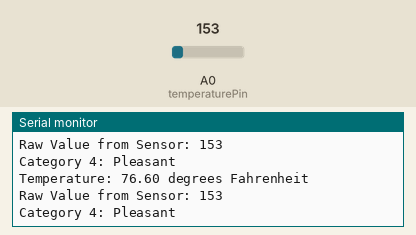
This sketch was run on a simulated Arduino Uno, built with avr-gcc and run on an emulated ATmega328P. Parts: the last lines printed to the serial monitor. Inputs (shaded band) come from the test bench; at power-on: A0 (temperaturePin) = 153.

Above: at 1.8 s.
1.9 s: A0 (temperaturePin) set to 165
At 2.9 s:
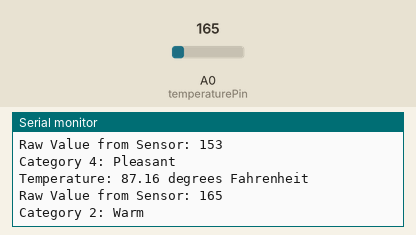
4.6 s: A0 (temperaturePin) set to 169
At 5.6 s:
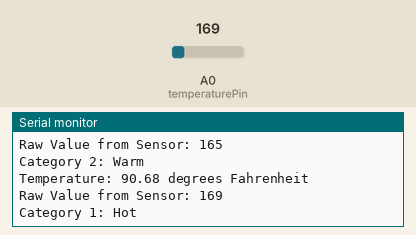
10.7 s: A0 (temperaturePin) set to 133
At 12.1 s:
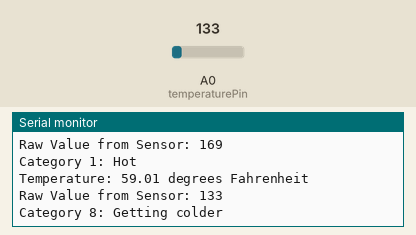
13.8 s: A0 (temperaturePin) set to 128
At 15.2 s:
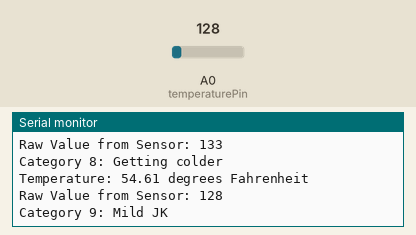
Timing chart, 0 to 16.8 s (numbered marks = the images above; inputs shaded):
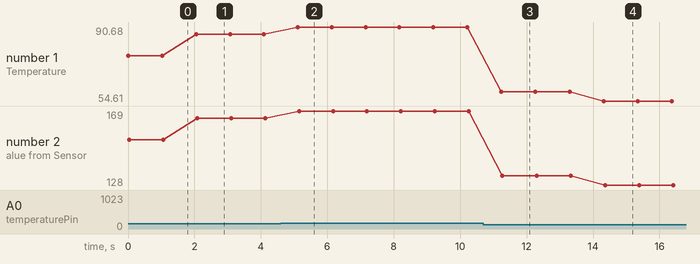

Measured:
- the behaviour switches between 168 and 169 on A0 (temperaturePin) (found by bisection; images 1 and 2)
- the behaviour switches between 129 and 128 on A0 (temperaturePin) (found by bisection; images 3 and 4)
- after the input at 1.9 s, the serial monitor: prints a new line after 0.15 s (image 1)
- after the input at 4.6 s, the serial monitor: prints a new line after 0.51 s (image 2)
- after the input at 10.7 s, the serial monitor: prints a new line after 0.53 s (image 3)
- after the input at 13.8 s, the serial monitor: prints a new line after 0.53 s (image 4)
- plotted number 1: 76.6 → 87.16 after the input at 1.9 s, 87.16 → 90.68 after the input at 4.6 s, 90.68 → 59.01 after the input at 10.7 s, 59.01 → 54.61 after the input at 13.8 s
- plotted number 2: 153 → 165 after the input at 1.9 s, 165 → 169 after the input at 4.6 s, 169 → 133 after the input at 10.7 s, 133 → 128 after the input at 13.8 s

The sketch:

temperature_testing.ino
```cpp
const int temperaturePin = A0;  // Analog pin where the TMP36 is connected

void setup() {
  Serial.begin(9600);
}

void loop() {
  // Read the analog value from the temperature sensor
  int sensorValue = analogRead(temperaturePin);

  // Convert the analog value to voltage
  float voltage = sensorValue * (5.0 / 1023.0);

  // Convert the voltage to temperature in degrees Celsius
  float temperatureCelsius = (voltage - 0.5) * 100.0;

  // Convert Celsius to Fahrenheit
  float temperatureFahrenheit = (temperatureCelsius * 9.0 / 5.0) + 32.0;

  // Print the temperature in both Celsius and Fahrenheit to the Serial Monitor
  Serial.print("Temperature: ");
//  Serial.print(temperatureCelsius);
//  Serial.print(" degrees Celsius | ");
  Serial.print(temperatureFahrenheit);
  Serial.println(" degrees Fahrenheit");
  Serial.print("Raw Value from Sensor: ");
  Serial.println(sensorValue);

  // Categorize temperature into different ranges
  int temperatureCategory = -1;  // Default category for out-of-range values

  if (temperatureFahrenheit >= 95) {
    temperatureCategory = 0;
  } else {
    for (int i = 1; i <= 15; ++i) {
      float upperBound = 95 - (i - 1) * 5;
      float lowerBound = upperBound - 5;
      if (temperatureFahrenheit <= upperBound && temperatureFahrenheit >= lowerBound) {
        temperatureCategory = i;
        break;
      }
    }
  }

  // Print the temperature category
  //Serial.print("Temperature Category: ");
 // Serial.println(temperatureCategory);

  // Use the temperature category in your switch statement
  switch (temperatureCategory) {
    case 0:
      Serial.println("Category 0: Very Hot");
      break;
    case 1:
      Serial.println("Category 1: Hot");
      break;
    case 2:
      Serial.println("Category 2: Warm");
      break;
    case 3:
      Serial.println("Category 3: Mild");
      break;
    case 4:
      Serial.println("Category 4: Pleasant");
      break;
    case 5:
      Serial.println("Category 5: Indoors");
      break;
    case 6:
      Serial.println("Category 6: Also Indoors");
      break;
    case 7:
      Serial.println("Category 7: Getting co;der");
      break;
    case 8:
      Serial.println("Category 8: Getting colder");
      break;
    case 9:
      Serial.println("Category 9: Mild JK");
      break;
    case 10:
      Serial.println("Category 10: Gold Cold");
      break;
    case 11:
      Serial.println("Category 11: Extremely uncomfortable");
      break;
    case 12:
      Serial.println("Category 12: Go Indoors");
      break;
    case 13:
      Serial.println("Category 13: Stupid cold");
      break;
    case 14:
      Serial.println("Category 14: Extremely Cold");
      break;
    case 15:
      Serial.println("Category 15: Very Very Cold");
      break;
  //unnecesasary?    break;
  }

  delay(1000);  // Delay for readability in the Serial Monitor
}
```
